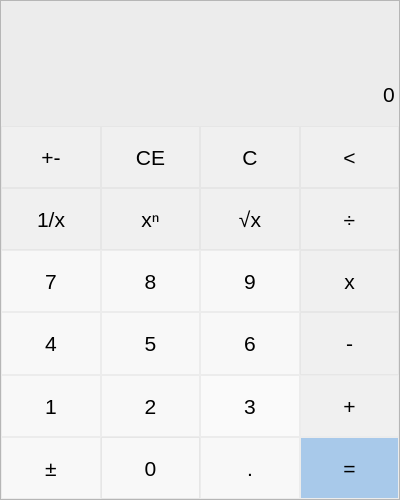
<?xml version="1.0" encoding="UTF-8"?>
<ui version="4.0">
 <class>MainWindow</class>
 <widget class="QMainWindow" name="MainWindow">
  <property name="geometry">
   <rect>
    <x>0</x>
    <y>0</y>
    <width>400</width>
    <height>500</height>
   </rect>
  </property>
  <property name="minimumSize">
   <size>
    <width>400</width>
    <height>500</height>
   </size>
  </property>
  <property name="palette">
   <palette>
    <active>
     <colorrole role="Button">
      <brush brushstyle="SolidPattern">
       <color alpha="255">
        <red>236</red>
        <green>236</green>
        <blue>236</blue>
       </color>
      </brush>
     </colorrole>
     <colorrole role="Base">
      <brush brushstyle="SolidPattern">
       <color alpha="255">
        <red>236</red>
        <green>236</green>
        <blue>236</blue>
       </color>
      </brush>
     </colorrole>
     <colorrole role="Window">
      <brush brushstyle="SolidPattern">
       <color alpha="255">
        <red>236</red>
        <green>236</green>
        <blue>236</blue>
       </color>
      </brush>
     </colorrole>
    </active>
    <inactive>
     <colorrole role="Button">
      <brush brushstyle="SolidPattern">
       <color alpha="255">
        <red>236</red>
        <green>236</green>
        <blue>236</blue>
       </color>
      </brush>
     </colorrole>
     <colorrole role="Base">
      <brush brushstyle="SolidPattern">
       <color alpha="255">
        <red>236</red>
        <green>236</green>
        <blue>236</blue>
       </color>
      </brush>
     </colorrole>
     <colorrole role="Window">
      <brush brushstyle="SolidPattern">
       <color alpha="255">
        <red>236</red>
        <green>236</green>
        <blue>236</blue>
       </color>
      </brush>
     </colorrole>
    </inactive>
    <disabled>
     <colorrole role="Button">
      <brush brushstyle="SolidPattern">
       <color alpha="255">
        <red>236</red>
        <green>236</green>
        <blue>236</blue>
       </color>
      </brush>
     </colorrole>
     <colorrole role="Base">
      <brush brushstyle="SolidPattern">
       <color alpha="255">
        <red>236</red>
        <green>236</green>
        <blue>236</blue>
       </color>
      </brush>
     </colorrole>
     <colorrole role="Window">
      <brush brushstyle="SolidPattern">
       <color alpha="255">
        <red>236</red>
        <green>236</green>
        <blue>236</blue>
       </color>
      </brush>
     </colorrole>
    </disabled>
   </palette>
  </property>
  <property name="windowTitle">
   <string>MainWindow</string>
  </property>
  <property name="layoutDirection">
   <enum>Qt::LeftToRight</enum>
  </property>
  <property name="styleSheet">
   <string notr="true">background-color:#ececec;
 border-color: rgb(236, 236, 236);</string>
  </property>
  <widget class="QWidget" name="centralwidget">
   <layout class="QVBoxLayout" name="verticalLayout">
    <property name="spacing">
     <number>0</number>
    </property>
    <property name="leftMargin">
     <number>0</number>
    </property>
    <property name="topMargin">
     <number>0</number>
    </property>
    <property name="rightMargin">
     <number>0</number>
    </property>
    <property name="bottomMargin">
     <number>0</number>
    </property>
    <item>
     <widget class="QFrame" name="Content">
      <property name="frameShape">
       <enum>QFrame::NoFrame</enum>
      </property>
      <property name="frameShadow">
       <enum>QFrame::Raised</enum>
      </property>
      <layout class="QHBoxLayout" name="horizontalLayout_2">
       <property name="spacing">
        <number>0</number>
       </property>
       <property name="leftMargin">
        <number>0</number>
       </property>
       <property name="topMargin">
        <number>0</number>
       </property>
       <property name="rightMargin">
        <number>0</number>
       </property>
       <property name="bottomMargin">
        <number>0</number>
       </property>
       <item>
        <widget class="QFrame" name="frame_pages">
         <property name="frameShape">
          <enum>QFrame::StyledPanel</enum>
         </property>
         <property name="frameShadow">
          <enum>QFrame::Raised</enum>
         </property>
         <layout class="QGridLayout" name="gridLayout">
          <property name="leftMargin">
           <number>0</number>
          </property>
          <property name="topMargin">
           <number>0</number>
          </property>
          <property name="rightMargin">
           <number>0</number>
          </property>
          <property name="bottomMargin">
           <number>0</number>
          </property>
          <property name="spacing">
           <number>0</number>
          </property>
          <item row="6" column="3">
           <widget class="QPushButton" name="pushButton_29">
            <property name="sizePolicy">
             <sizepolicy hsizetype="Minimum" vsizetype="Minimum">
              <horstretch>0</horstretch>
              <verstretch>0</verstretch>
             </sizepolicy>
            </property>
            <property name="font">
             <font>
              <family>Segoe UI</family>
              <pointsize>16</pointsize>
              <weight>50</weight>
              <bold>false</bold>
             </font>
            </property>
            <property name="styleSheet">
             <string notr="true">QPushButton {
   color: rgb(0, 0, 0);
   background-color: #f0f0f0;
   border: 1px  solid;
   border-color: rgb(236, 236, 236);
}
QPushButton:hover {
   background-color: #e3e3e3;
}
QPushButton:pressed {
   background-color: #d6d6d6;
}</string>
            </property>
            <property name="text">
             <string>+</string>
            </property>
           </widget>
          </item>
          <item row="1" column="0" colspan="4">
           <widget class="QLineEdit" name="lineEdit_4">
            <property name="sizePolicy">
             <sizepolicy hsizetype="Minimum" vsizetype="Ignored">
              <horstretch>0</horstretch>
              <verstretch>0</verstretch>
             </sizepolicy>
            </property>
            <property name="font">
             <font>
              <family>Segoe UI</family>
              <pointsize>16</pointsize>
              <weight>50</weight>
              <bold>false</bold>
             </font>
            </property>
            <property name="styleSheet">
             <string notr="true">border: none;
background-color: rgb(236, 236, 236)
</string>
            </property>
            <property name="text">
             <string>0</string>
            </property>
            <property name="alignment">
             <set>Qt::AlignRight|Qt::AlignTrailing|Qt::AlignVCenter</set>
            </property>
           </widget>
          </item>
          <item row="7" column="0">
           <widget class="QPushButton" name="pushButton_32">
            <property name="sizePolicy">
             <sizepolicy hsizetype="Minimum" vsizetype="Minimum">
              <horstretch>0</horstretch>
              <verstretch>0</verstretch>
             </sizepolicy>
            </property>
            <property name="font">
             <font>
              <family>Segoe UI</family>
              <pointsize>16</pointsize>
              <weight>50</weight>
              <bold>false</bold>
             </font>
            </property>
            <property name="styleSheet">
             <string notr="true">QPushButton {
   color: rgb(0, 0, 0);
   background-color: #f8f8f8;
   border: 1px  solid;
   border-color: rgb(236, 236, 236);
}
QPushButton:hover {
   background-color: #e3e3e3;
}
QPushButton:pressed {
   background-color: #d6d6d6;
}</string>
            </property>
            <property name="text">
             <string>±</string>
            </property>
           </widget>
          </item>
          <item row="7" column="1">
           <widget class="QPushButton" name="pushButton_30">
            <property name="sizePolicy">
             <sizepolicy hsizetype="Minimum" vsizetype="Minimum">
              <horstretch>0</horstretch>
              <verstretch>0</verstretch>
             </sizepolicy>
            </property>
            <property name="font">
             <font>
              <family>Segoe UI</family>
              <pointsize>16</pointsize>
              <weight>50</weight>
              <bold>false</bold>
             </font>
            </property>
            <property name="styleSheet">
             <string notr="true">QPushButton {
   color: rgb(0, 0, 0);
   background-color: #f8f8f8;
   border: 1px  solid;
   border-color: #e6e6e6;
}
QPushButton:hover {
   background-color: #e3e3e3;
}
QPushButton:pressed {
   background-color: #d6d6d6;
}</string>
            </property>
            <property name="text">
             <string>0</string>
            </property>
           </widget>
          </item>
          <item row="6" column="0">
           <widget class="QPushButton" name="pushButton_34">
            <property name="sizePolicy">
             <sizepolicy hsizetype="Minimum" vsizetype="Minimum">
              <horstretch>0</horstretch>
              <verstretch>0</verstretch>
             </sizepolicy>
            </property>
            <property name="font">
             <font>
              <family>Segoe UI</family>
              <pointsize>16</pointsize>
              <weight>50</weight>
              <bold>false</bold>
             </font>
            </property>
            <property name="styleSheet">
             <string notr="true">QPushButton {
   color: rgb(0, 0, 0);
   background-color: #f8f8f8;
   border: 1px  solid;
   border-color: rgb(236, 236, 236);
}
QPushButton:hover {
   background-color: #e3e3e3;
}
QPushButton:pressed {
   background-color: #d6d6d6;
}</string>
            </property>
            <property name="text">
             <string>1</string>
            </property>
           </widget>
          </item>
          <item row="0" column="0" colspan="4">
           <widget class="QLineEdit" name="lineEdit_5">
            <property name="sizePolicy">
             <sizepolicy hsizetype="Expanding" vsizetype="Minimum">
              <horstretch>0</horstretch>
              <verstretch>0</verstretch>
             </sizepolicy>
            </property>
            <property name="palette">
             <palette>
              <active>
               <colorrole role="Button">
                <brush brushstyle="SolidPattern">
                 <color alpha="255">
                  <red>236</red>
                  <green>236</green>
                  <blue>236</blue>
                 </color>
                </brush>
               </colorrole>
               <colorrole role="Text">
                <brush brushstyle="SolidPattern">
                 <color alpha="255">
                  <red>172</red>
                  <green>172</green>
                  <blue>172</blue>
                 </color>
                </brush>
               </colorrole>
               <colorrole role="Base">
                <brush brushstyle="SolidPattern">
                 <color alpha="255">
                  <red>236</red>
                  <green>236</green>
                  <blue>236</blue>
                 </color>
                </brush>
               </colorrole>
               <colorrole role="Window">
                <brush brushstyle="SolidPattern">
                 <color alpha="255">
                  <red>236</red>
                  <green>236</green>
                  <blue>236</blue>
                 </color>
                </brush>
               </colorrole>
              </active>
              <inactive>
               <colorrole role="Button">
                <brush brushstyle="SolidPattern">
                 <color alpha="255">
                  <red>236</red>
                  <green>236</green>
                  <blue>236</blue>
                 </color>
                </brush>
               </colorrole>
               <colorrole role="Text">
                <brush brushstyle="SolidPattern">
                 <color alpha="255">
                  <red>172</red>
                  <green>172</green>
                  <blue>172</blue>
                 </color>
                </brush>
               </colorrole>
               <colorrole role="Base">
                <brush brushstyle="SolidPattern">
                 <color alpha="255">
                  <red>236</red>
                  <green>236</green>
                  <blue>236</blue>
                 </color>
                </brush>
               </colorrole>
               <colorrole role="Window">
                <brush brushstyle="SolidPattern">
                 <color alpha="255">
                  <red>236</red>
                  <green>236</green>
                  <blue>236</blue>
                 </color>
                </brush>
               </colorrole>
              </inactive>
              <disabled>
               <colorrole role="Button">
                <brush brushstyle="SolidPattern">
                 <color alpha="255">
                  <red>236</red>
                  <green>236</green>
                  <blue>236</blue>
                 </color>
                </brush>
               </colorrole>
               <colorrole role="Text">
                <brush brushstyle="SolidPattern">
                 <color alpha="255">
                  <red>120</red>
                  <green>120</green>
                  <blue>120</blue>
                 </color>
                </brush>
               </colorrole>
               <colorrole role="Base">
                <brush brushstyle="SolidPattern">
                 <color alpha="255">
                  <red>236</red>
                  <green>236</green>
                  <blue>236</blue>
                 </color>
                </brush>
               </colorrole>
               <colorrole role="Window">
                <brush brushstyle="SolidPattern">
                 <color alpha="255">
                  <red>236</red>
                  <green>236</green>
                  <blue>236</blue>
                 </color>
                </brush>
               </colorrole>
              </disabled>
             </palette>
            </property>
            <property name="font">
             <font>
              <family>Segoe UI</family>
              <pointsize>11</pointsize>
              <weight>50</weight>
              <bold>false</bold>
             </font>
            </property>
            <property name="styleSheet">
             <string notr="true">border: none;
background-color: rgb(236, 236, 236)</string>
            </property>
            <property name="text">
             <string/>
            </property>
            <property name="alignment">
             <set>Qt::AlignBottom|Qt::AlignRight|Qt::AlignTrailing</set>
            </property>
           </widget>
          </item>
          <item row="6" column="1">
           <widget class="QPushButton" name="pushButton_33">
            <property name="sizePolicy">
             <sizepolicy hsizetype="Minimum" vsizetype="Minimum">
              <horstretch>0</horstretch>
              <verstretch>0</verstretch>
             </sizepolicy>
            </property>
            <property name="font">
             <font>
              <family>Segoe UI</family>
              <pointsize>16</pointsize>
              <weight>50</weight>
              <bold>false</bold>
             </font>
            </property>
            <property name="styleSheet">
             <string notr="true">QPushButton {
   color: rgb(0, 0, 0);
   background-color: #f8f8f8;
   border: 1px  solid;
   border-color: rgb(236, 236, 236);
}
QPushButton:hover {
   background-color: #e3e3e3;
}
QPushButton:pressed {
   background-color: #d6d6d6;
}</string>
            </property>
            <property name="text">
             <string>2</string>
            </property>
           </widget>
          </item>
          <item row="6" column="2">
           <widget class="QPushButton" name="pushButton_28">
            <property name="sizePolicy">
             <sizepolicy hsizetype="Minimum" vsizetype="Minimum">
              <horstretch>0</horstretch>
              <verstretch>0</verstretch>
             </sizepolicy>
            </property>
            <property name="font">
             <font>
              <family>Segoe UI</family>
              <pointsize>16</pointsize>
              <weight>50</weight>
              <bold>false</bold>
             </font>
            </property>
            <property name="styleSheet">
             <string notr="true">QPushButton {
   color: rgb(0, 0, 0);
   background-color: #fafafa;
   border: 1px  solid;
   border-color: rgb(236, 236, 236);
}
QPushButton:hover {
   background-color: #e3e3e3;
}
QPushButton:pressed {
   background-color: #d6d6d6;
}</string>
            </property>
            <property name="text">
             <string>3</string>
            </property>
           </widget>
          </item>
          <item row="4" column="2">
           <widget class="QPushButton" name="pushButton_46">
            <property name="sizePolicy">
             <sizepolicy hsizetype="Minimum" vsizetype="Minimum">
              <horstretch>0</horstretch>
              <verstretch>0</verstretch>
             </sizepolicy>
            </property>
            <property name="font">
             <font>
              <family>Segoe UI</family>
              <pointsize>16</pointsize>
              <weight>50</weight>
              <bold>false</bold>
             </font>
            </property>
            <property name="styleSheet">
             <string notr="true">QPushButton {
   color: rgb(0, 0, 0);
   background-color: #f8f8f8;
   border: 1px  solid;
   border-color: rgb(236, 236, 236);
}
QPushButton:hover {
   background-color: #e3e3e3;
}
QPushButton:pressed {
   background-color: #d6d6d6;
}</string>
            </property>
            <property name="text">
             <string>9</string>
            </property>
           </widget>
          </item>
          <item row="3" column="0">
           <widget class="QPushButton" name="pushButton_41">
            <property name="sizePolicy">
             <sizepolicy hsizetype="Minimum" vsizetype="Minimum">
              <horstretch>0</horstretch>
              <verstretch>0</verstretch>
             </sizepolicy>
            </property>
            <property name="font">
             <font>
              <family>Segoe UI</family>
              <pointsize>16</pointsize>
              <weight>50</weight>
              <bold>false</bold>
             </font>
            </property>
            <property name="styleSheet">
             <string notr="true">QPushButton {
   color: rgb(0, 0, 0);
   background-color: #f0f0f0;
   border: 1px  solid;
   border-color: #e6e6e6;
}
QPushButton:hover {
   background-color: #e3e3e3;
}
QPushButton:pressed {
   background-color: #d6d6d6;
}</string>
            </property>
            <property name="text">
             <string>1/x</string>
            </property>
           </widget>
          </item>
          <item row="3" column="1">
           <widget class="QPushButton" name="pushButton_42">
            <property name="sizePolicy">
             <sizepolicy hsizetype="Minimum" vsizetype="Minimum">
              <horstretch>0</horstretch>
              <verstretch>0</verstretch>
             </sizepolicy>
            </property>
            <property name="font">
             <font>
              <family>Segoe UI</family>
              <pointsize>16</pointsize>
              <weight>50</weight>
              <bold>false</bold>
             </font>
            </property>
            <property name="styleSheet">
             <string notr="true">QPushButton {
   color: rgb(0, 0, 0);
   background-color: #f0f0f0;
   border: 1px  solid;
   border-color: #e6e6e6;
}
QPushButton:hover {
   background-color: #e3e3e3;
}
QPushButton:pressed {
   background-color: #d6d6d6;
}</string>
            </property>
            <property name="text">
             <string>xⁿ</string>
            </property>
           </widget>
          </item>
          <item row="2" column="3">
           <widget class="QPushButton" name="pushButton_39">
            <property name="sizePolicy">
             <sizepolicy hsizetype="Minimum" vsizetype="Minimum">
              <horstretch>0</horstretch>
              <verstretch>0</verstretch>
             </sizepolicy>
            </property>
            <property name="font">
             <font>
              <family>Segoe UI</family>
              <pointsize>16</pointsize>
              <weight>50</weight>
              <bold>false</bold>
             </font>
            </property>
            <property name="styleSheet">
             <string notr="true">QPushButton {
   color: rgb(0, 0, 0);
   background-color: #f0f0f0;
   border: 1px  solid;
   border-color: #e6e6e6;
}
QPushButton:hover {
   background-color: #e3e3e3;
}
QPushButton:pressed {
   background-color: #d6d6d6;
}</string>
            </property>
            <property name="text">
             <string>&lt;</string>
            </property>
           </widget>
          </item>
          <item row="2" column="0">
           <widget class="QPushButton" name="pushButton_36">
            <property name="sizePolicy">
             <sizepolicy hsizetype="Minimum" vsizetype="Minimum">
              <horstretch>0</horstretch>
              <verstretch>0</verstretch>
             </sizepolicy>
            </property>
            <property name="font">
             <font>
              <family>Segoe UI</family>
              <pointsize>16</pointsize>
              <weight>50</weight>
              <bold>false</bold>
             </font>
            </property>
            <property name="styleSheet">
             <string notr="true">QPushButton {
   color: rgb(0, 0, 0);
   background-color: #f0f0f0;
   border: 1px  solid;
   border-color: #e6e6e6;
}
QPushButton:hover {
   background-color: #e3e3e3;
}
QPushButton:pressed {
   background-color: #d6d6d6;
}</string>
            </property>
            <property name="text">
             <string>+-</string>
            </property>
           </widget>
          </item>
          <item row="3" column="2">
           <widget class="QPushButton" name="pushButton_40">
            <property name="sizePolicy">
             <sizepolicy hsizetype="Minimum" vsizetype="Minimum">
              <horstretch>0</horstretch>
              <verstretch>0</verstretch>
             </sizepolicy>
            </property>
            <property name="font">
             <font>
              <family>Segoe UI</family>
              <pointsize>16</pointsize>
              <weight>50</weight>
              <bold>false</bold>
             </font>
            </property>
            <property name="styleSheet">
             <string notr="true">QPushButton {
   color: rgb(0, 0, 0);
   background-color: #f0f0f0;
   border: 1px  solid;
   border-color: #e6e6e6;
}
QPushButton:hover {
   background-color: #e3e3e3;
}
QPushButton:pressed {
   background-color: #d6d6d6;
}</string>
            </property>
            <property name="text">
             <string>√x</string>
            </property>
           </widget>
          </item>
          <item row="4" column="1">
           <widget class="QPushButton" name="pushButton_45">
            <property name="sizePolicy">
             <sizepolicy hsizetype="Minimum" vsizetype="Minimum">
              <horstretch>0</horstretch>
              <verstretch>0</verstretch>
             </sizepolicy>
            </property>
            <property name="font">
             <font>
              <family>Segoe UI</family>
              <pointsize>16</pointsize>
              <weight>50</weight>
              <bold>false</bold>
             </font>
            </property>
            <property name="styleSheet">
             <string notr="true">QPushButton {
   color: rgb(0, 0, 0);
   background-color: #f8f8f8;
   border: 1px  solid;
   border-color: rgb(236, 236, 236);
}
QPushButton:hover {
   background-color: #e3e3e3;
}
QPushButton:pressed {
   background-color: #d6d6d6;
}</string>
            </property>
            <property name="text">
             <string>8</string>
            </property>
           </widget>
          </item>
          <item row="2" column="1">
           <widget class="QPushButton" name="pushButton_37">
            <property name="sizePolicy">
             <sizepolicy hsizetype="Minimum" vsizetype="Minimum">
              <horstretch>0</horstretch>
              <verstretch>0</verstretch>
             </sizepolicy>
            </property>
            <property name="font">
             <font>
              <family>Segoe UI</family>
              <pointsize>16</pointsize>
              <weight>50</weight>
              <bold>false</bold>
             </font>
            </property>
            <property name="styleSheet">
             <string notr="true">QPushButton {
   color: rgb(0, 0, 0);
   background-color: #f0f0f0;
   border: 1px  solid;
   border-color: #e6e6e6;
}
QPushButton:hover {
   background-color: #e3e3e3;
}
QPushButton:pressed {
   background-color: #d6d6d6;
}</string>
            </property>
            <property name="text">
             <string>CE</string>
            </property>
           </widget>
          </item>
          <item row="4" column="3">
           <widget class="QPushButton" name="pushButton_47">
            <property name="sizePolicy">
             <sizepolicy hsizetype="Minimum" vsizetype="Minimum">
              <horstretch>0</horstretch>
              <verstretch>0</verstretch>
             </sizepolicy>
            </property>
            <property name="font">
             <font>
              <family>Segoe UI</family>
              <pointsize>16</pointsize>
              <weight>50</weight>
              <bold>false</bold>
             </font>
            </property>
            <property name="styleSheet">
             <string notr="true">QPushButton {
   color: rgb(0, 0, 0);
   background-color: #f0f0f0;
   border: 1px  solid;
   border-color: #e6e6e6;
}
QPushButton:hover {
   background-color: #e3e3e3;
}
QPushButton:pressed {
   background-color: #d6d6d6;
}</string>
            </property>
            <property name="text">
             <string>x</string>
            </property>
           </widget>
          </item>
          <item row="2" column="2">
           <widget class="QPushButton" name="pushButton_38">
            <property name="sizePolicy">
             <sizepolicy hsizetype="Minimum" vsizetype="Minimum">
              <horstretch>0</horstretch>
              <verstretch>0</verstretch>
             </sizepolicy>
            </property>
            <property name="font">
             <font>
              <family>Segoe UI</family>
              <pointsize>16</pointsize>
              <weight>50</weight>
              <bold>false</bold>
             </font>
            </property>
            <property name="styleSheet">
             <string notr="true">QPushButton {
   color: rgb(0, 0, 0);
   background-color: #f0f0f0;
   border: 1px  solid;
   border-color: #e6e6e6;
}
QPushButton:hover {
   background-color: #e3e3e3;
}
QPushButton:pressed {
   background-color: #d6d6d6;
}</string>
            </property>
            <property name="text">
             <string>C</string>
            </property>
           </widget>
          </item>
          <item row="5" column="0">
           <widget class="QPushButton" name="pushButton_48">
            <property name="sizePolicy">
             <sizepolicy hsizetype="Minimum" vsizetype="Minimum">
              <horstretch>0</horstretch>
              <verstretch>0</verstretch>
             </sizepolicy>
            </property>
            <property name="font">
             <font>
              <family>Segoe UI</family>
              <pointsize>16</pointsize>
              <weight>50</weight>
              <bold>false</bold>
             </font>
            </property>
            <property name="styleSheet">
             <string notr="true">QPushButton {
   color: rgb(0, 0, 0);
   background-color: #f8f8f8;
   border: 1px  solid;
   border-color: rgb(236, 236, 236);
}
QPushButton:hover {
   background-color: #e3e3e3;
}
QPushButton:pressed {
   background-color: #d6d6d6;
}</string>
            </property>
            <property name="text">
             <string>4</string>
            </property>
           </widget>
          </item>
          <item row="4" column="0">
           <widget class="QPushButton" name="pushButton_44">
            <property name="sizePolicy">
             <sizepolicy hsizetype="Minimum" vsizetype="Minimum">
              <horstretch>0</horstretch>
              <verstretch>0</verstretch>
             </sizepolicy>
            </property>
            <property name="font">
             <font>
              <family>Segoe UI</family>
              <pointsize>16</pointsize>
              <weight>50</weight>
              <bold>false</bold>
             </font>
            </property>
            <property name="styleSheet">
             <string notr="true">QPushButton {
   color: rgb(0, 0, 0);
   background-color: #f8f8f8;
   border: 1px  solid;
   border-color: rgb(236, 236, 236);
}
QPushButton:hover {
   background-color: #e3e3e3;
}
QPushButton:pressed {
   background-color: #d6d6d6;
}</string>
            </property>
            <property name="text">
             <string>7</string>
            </property>
           </widget>
          </item>
          <item row="3" column="3">
           <widget class="QPushButton" name="pushButton_43">
            <property name="sizePolicy">
             <sizepolicy hsizetype="Minimum" vsizetype="Minimum">
              <horstretch>0</horstretch>
              <verstretch>0</verstretch>
             </sizepolicy>
            </property>
            <property name="font">
             <font>
              <family>Segoe UI</family>
              <pointsize>16</pointsize>
              <weight>50</weight>
              <bold>false</bold>
             </font>
            </property>
            <property name="styleSheet">
             <string notr="true">QPushButton {
   color: rgb(0, 0, 0);
   background-color: #f0f0f0;
   border: 1px  solid;
   border-color: #e6e6e6;
}
QPushButton:hover {
   background-color: #e3e3e3;
}
QPushButton:pressed {
   background-color: #d6d6d6;
}</string>
            </property>
            <property name="text">
             <string>÷</string>
            </property>
           </widget>
          </item>
          <item row="5" column="1">
           <widget class="QPushButton" name="pushButton_49">
            <property name="sizePolicy">
             <sizepolicy hsizetype="Minimum" vsizetype="Minimum">
              <horstretch>0</horstretch>
              <verstretch>0</verstretch>
             </sizepolicy>
            </property>
            <property name="font">
             <font>
              <family>Segoe UI</family>
              <pointsize>16</pointsize>
              <weight>50</weight>
              <bold>false</bold>
             </font>
            </property>
            <property name="styleSheet">
             <string notr="true">QPushButton {
   color: rgb(0, 0, 0);
   background-color: #f8f8f8;
   border: 1px  solid;
   border-color: rgb(236, 236, 236);
}
QPushButton:hover {
   background-color: #e3e3e3;
}
QPushButton:pressed {
   background-color: #d6d6d6;
}</string>
            </property>
            <property name="text">
             <string>5</string>
            </property>
           </widget>
          </item>
          <item row="5" column="3">
           <widget class="QPushButton" name="pushButton_35">
            <property name="sizePolicy">
             <sizepolicy hsizetype="Minimum" vsizetype="Minimum">
              <horstretch>0</horstretch>
              <verstretch>0</verstretch>
             </sizepolicy>
            </property>
            <property name="font">
             <font>
              <family>Segoe UI</family>
              <pointsize>16</pointsize>
              <weight>50</weight>
              <bold>false</bold>
             </font>
            </property>
            <property name="styleSheet">
             <string notr="true">QPushButton {
   color: rgb(0, 0, 0);
   background-color: #f0f0f0;
   border: 1px  solid;
   border-color: #e6e6e6;
}
QPushButton:hover {
   background-color: #e3e3e3;
}
QPushButton:pressed {
   background-color: #d6d6d6;
}</string>
            </property>
            <property name="text">
             <string>-</string>
            </property>
           </widget>
          </item>
          <item row="5" column="2">
           <widget class="QPushButton" name="pushButton_50">
            <property name="sizePolicy">
             <sizepolicy hsizetype="Minimum" vsizetype="Minimum">
              <horstretch>0</horstretch>
              <verstretch>0</verstretch>
             </sizepolicy>
            </property>
            <property name="font">
             <font>
              <family>Segoe UI</family>
              <pointsize>16</pointsize>
              <weight>50</weight>
              <bold>false</bold>
             </font>
            </property>
            <property name="styleSheet">
             <string notr="true">QPushButton {
   color: rgb(0, 0, 0);
   background-color: #f8f8f8;
   border: 1px  solid;
   border-color: rgb(236, 236, 236);
}
QPushButton:hover {
   background-color: #e3e3e3;
}
QPushButton:pressed {
   background-color: #d6d6d6;
}</string>
            </property>
            <property name="text">
             <string>6</string>
            </property>
           </widget>
          </item>
          <item row="7" column="3">
           <widget class="QPushButton" name="pushButton_27">
            <property name="sizePolicy">
             <sizepolicy hsizetype="Minimum" vsizetype="Minimum">
              <horstretch>0</horstretch>
              <verstretch>0</verstretch>
             </sizepolicy>
            </property>
            <property name="font">
             <font>
              <family>Segoe UI</family>
              <pointsize>16</pointsize>
              <weight>50</weight>
              <bold>false</bold>
             </font>
            </property>
            <property name="styleSheet">
             <string notr="true">QPushButton {
   color: rgb(0, 0, 0);
   background-color: #A8C9EA;
   border: 1px  solid;
   border-color: rgb(236, 236, 236);
}
QPushButton:hover {
   background-color: #e3e3e3;
}
QPushButton:pressed {
   background-color: #d6d6d6;
}</string>
            </property>
            <property name="text">
             <string>=</string>
            </property>
           </widget>
          </item>
          <item row="7" column="2">
           <widget class="QPushButton" name="pushButton_31">
            <property name="sizePolicy">
             <sizepolicy hsizetype="Minimum" vsizetype="Minimum">
              <horstretch>0</horstretch>
              <verstretch>0</verstretch>
             </sizepolicy>
            </property>
            <property name="font">
             <font>
              <family>Segoe UI</family>
              <pointsize>16</pointsize>
              <weight>50</weight>
              <bold>false</bold>
             </font>
            </property>
            <property name="styleSheet">
             <string notr="true">QPushButton {
   color: rgb(0, 0, 0);
   background-color: #f8f8f8;
   border: 1px  solid;
   border-color: rgb(236, 236, 236);
}
QPushButton:hover {
   background-color: #e3e3e3;
}
QPushButton:pressed {
   background-color: #d6d6d6;
}</string>
            </property>
            <property name="text">
             <string>.</string>
            </property>
           </widget>
          </item>
         </layout>
        </widget>
       </item>
      </layout>
     </widget>
    </item>
   </layout>
  </widget>
 </widget>
 <resources/>
 <connections/>
</ui>
